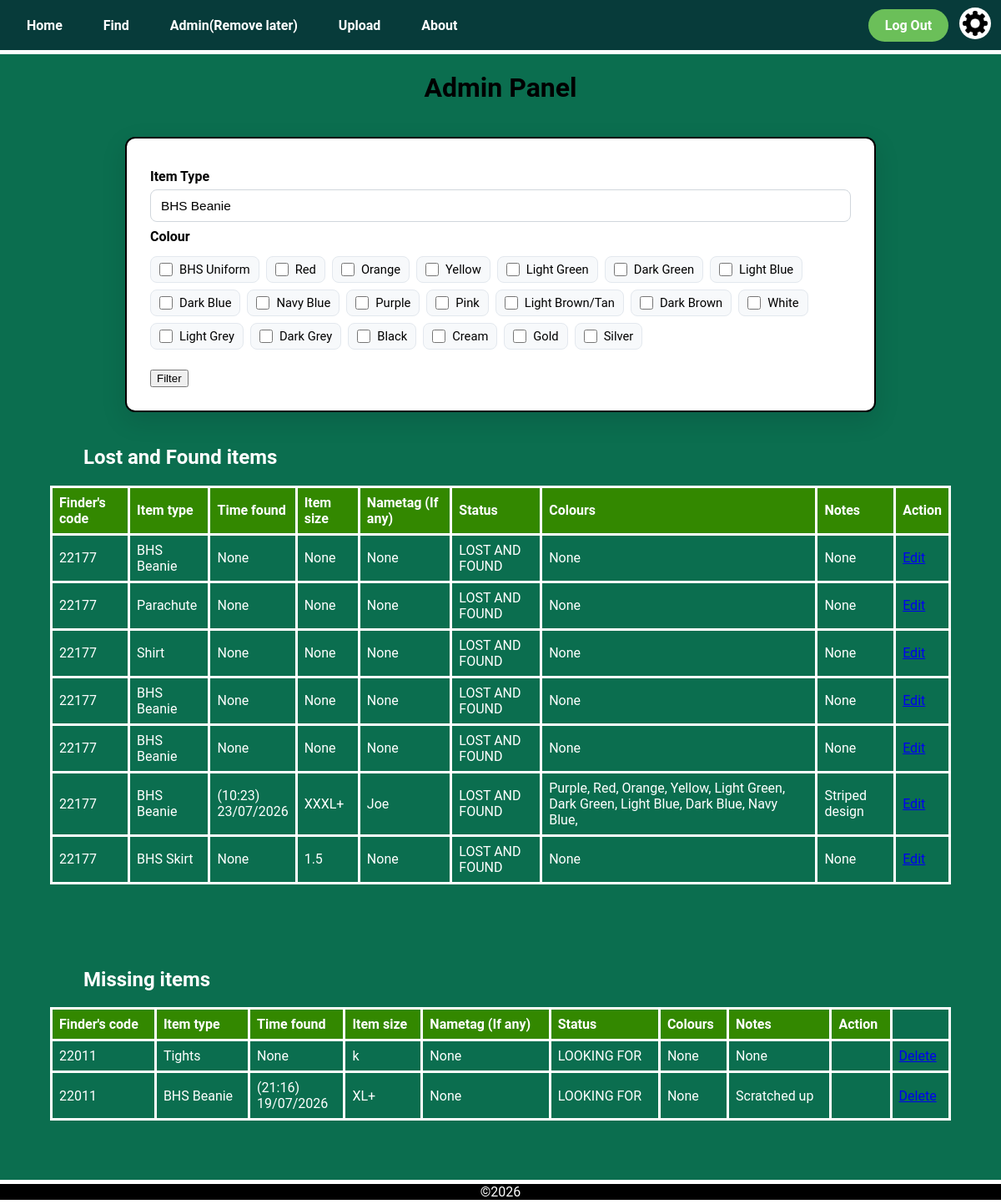
The page /admin (signed in) on the database its author committed.
### app.py (models this page shows)
class LostItem(db.Model):
    __tablename__ = 'lost_item'
    item_id = db.Column(db.Integer, primary_key=True)
    finder_id = db.Column(db.Integer, db.ForeignKey('user.user_id'))
    item_type = db.Column(db.String(50))
    time_found = db.Column(db.String(50))
    size = db.Column(db.String(50))
    nametag = db.Column(db.String(50))
    status = db.Column(db.String(50))
    notes = db.Column(db.String(50))
    colours = db.relationship('Colour', secondary='lostitem_colour', backref='lost_items')

class Colour(db.Model):
    __tablename__ = 'colour'
    colour_id = db.Column(db.Integer, primary_key=True)
    name = db.Column(db.String(50))

### app.py (the view)
@app.route('/admin', methods=['POST', 'GET'])
@login_required
def admin():
    if session['clearance'] > 1:   # Clearance check, Admins only
        return render_template('error.html',
                               title='Access Forbidon',
                               error_title='Forbiddon',
                               error_message='You do not have permission to access this page')
    lost_and_found_items = LostItem.query.filter_by(status='LOST AND FOUND').all()
    missing_items = LostItem.query.filter_by(status='LOOKING FOR').all()
    for item in lost_and_found_items + missing_items:
        item.colour_names = [colour.name for colour in item.colours]
    return render_template('admin.html', title='Admin',
                           lost_and_found_items=lost_and_found_items,
                           missing_items=missing_items)

### app.py (called while the page is built)
@login_manager.user_loader
def load_user(user_id):
    return User.query.get(int(user_id))

@app.context_processor
def inject_variables():
    return dict(show_footer=True,
                logged_in = current_user.is_authenticated)

### templates/admin.html (shortened to what this page needs)
{% extends "layout.html" %}
{% block content %}
<h1 class="title">
    Admin Panel
</h1>
<form method="post" action="/admin">
    <div class="upload_form">
        <h2 class="upload_form_subtitle">Item Type</h2>
        <select name="item_type" class="upload_type_dropdown">
            <option value="BHS Beanie">BHS Beanie</option>
        </select>
        <h2 class="upload_form_subtitle">Colour</h2>
        <fieldset class='upload_colour_selection'>
            <label>
                <input type="checkbox" name="colours[]" value="BHS Uniform"> BHS Uniform
            </label>
            <label>
                <input type="checkbox" name="colours[]" value="Red"> Red
            </label>
            <label>
                <input type="checkbox" name="colours[]" value="Orange"> Orange
            </label>
            <label>
                <input type="checkbox" name="colours[]" value="Yellow"> Yellow
            </label>
            <label>
                <input type="checkbox" name="colours[]" value="Light Green"> Light Green
            </label>
            <label>
                <input type="checkbox" name="colours[]" value="Dark Green"> Dark Green
            </label>
            <label>
                <input type="checkbox" name="colours[]" value="Light Blue"> Light Blue
            </label>
            <label>
                <input type="checkbox" name="colours[]" value="Dark Blue"> Dark Blue
            </label>
            <label>
                <input type="checkbox" name="colours[]" value="Navy Blue"> Navy Blue
            </label>
            <label>
                <input type="checkbox" name="colours[]" value="Purple"> Purple
            </label>
            <label>
                <input type="checkbox" name="colours[]" value="Pink"> Pink
            </label>
            <label>
                <input type="checkbox" name="colours[]" value="Light Brown/Tan"> Light Brown/Tan
            </label>
            <label>
                <input type="checkbox" name="colours[]" value="Dark Brown"> Dark Brown
            </label>
            <label>
                <input type="checkbox" name="colours[]" value="White"> White
            </label>
            <label>
                <input type="checkbox" name="colours[]" value="Light Grey"> Light Grey
            </label>
            <label>
                <input type="checkbox" name="colours[]" value="Dark Grey"> Dark Grey
            </label>
            <label>
                <input type="checkbox" name="colours[]" value="Black"> Black
            </label>
            <label>
                <input type="checkbox" name="colours[]" value="Cream"> Cream
            </label>
            <label>
                <input type="checkbox" name="colours[]" value="Gold"> Gold
            </label>
            <label>
                <input type="checkbox" name="colours[]" value="Silver"> Silver
            </label>
        </fieldset>
        <input class='upload_submit_button' type="submit" value="Filter">
    </div>
</form>
<table class="item_info_table">
  <h2 class="sub_heading">Lost and Found items</h2>
    <tr>
      <th class="item_info_header">Finder's code</th>
      <th class="item_info_header">Item type</th>
      <th class="item_info_header">Time found</th>
      <th class="item_info_header">Item size</th>
      <th class="item_info_header">Nametag (If any)</th>
      <th class="item_info_header">Status</th>
      <th class="item_info_header">Colours</th>
      <th class="item_info_header">Notes</th>
      <th class="item_info_header">Action</th>
    </tr>
    {% for item in lost_and_found_items %}
    <tr class="item_info_row">
      <td>{{item.finder_id}}</td>
      <td>{{item.item_type}}</td>
      <td>
        {% if item.time_found is not none %}
          ({{ item.time_found[11:16] }})<br>{{ item.time_found[8:10] }}/{{ item.time_found[5:7] }}/{{ item.time_found[0:4] }}
        {% else %}
          {{item.time_found}}
        {% endif %}
      </td>
      <td>{{item.size}}</td>
      <td>{{item.nametag}}</td>
      <td>{{item.status}}</td>
            <td>
        {% if item.colour_names %}
            {% for colour in item.colour_names %}
              {{ colour }},
            {% endfor %}
        {% else %}
          None
        {% endif %}
      </td>
      <td>{{item.notes}}</td>
      <td class="edit_item_button"><a href="/item/{{item.item_id}}">Edit</a></td>
    </tr>
    {% endfor %}
</table>
<table class="item_info_table">
    <h2 class="sub_heading">Missing items</h2>
    <tr>
      <th class="item_info_header">Finder's code</th>
      <th class="item_info_header">Item type</th>
      <th class="item_info_header">Time found</th>
      <th class="item_info_header">Item size</th>
      <th class="item_info_header">Nametag (If any)</th>
      <th class="item_info_header">Status</th>
      <th class="item_info_header">Colours</th>
      <th class="item_info_header">Notes</th>
      <th class="item_info_header">Action</th>
    </tr>
    {% for item in missing_items %}
    <tr class="item_info_row">
      <td>{{item.finder_id}}</td>
      <td>{{item.item_type}}</td>
      <td>
        {% if item.time_found is not none %}
          ({{ item.time_found[11:16] }})<br>{{ item.time_found[8:10] }}/{{ item.time_found[5:7] }}/{{ item.time_found[0:4] }}
        {% else %}
          {{item.time_found}}
        {% endif %}
      </td>
      <td>{{item.size}}</td>
      <td>{{item.nametag}}</td>
      <td>{{item.status}}</td>
      <td>
        {% if colour_names %}
            {% for colour in colour_names %}
              {{ colour }},
            {% endfor %}
        {% else %}
          None
        {% endif %}
      </td>
      <td>{{item.notes}}</td>
      <td class="edit_item_button">
        <td class="edit_item_button">
          <a href="/item/{{item.item_id}}/delete">Delete</a>
        </td>
      </td>
    </tr>
    {% endfor %}
</table>
{% endblock %}

### static/css/style.css (style rules this page uses)
body { background-color: var(--dark-emerald); font-family: "Roboto", sans-serif; margin: 0; padding: 0; color: black; }
.title { text-align: center; }
:root { --dark-teal: #073b3aff; --dark-emerald: #0b6e4fff; --medium-jungle: #08a045ff; --moss-green: #6bbf59ff; --soft-fawn: #ddb771ff; --transition-time: 0.4s; }
.sub_heading { text-align: left; color: white; margin-left: 100px; }
.item_info_table { border-collapse: collapse; width: 90%; margin: 0 auto 100px auto; text-align: left; color: #FFFFFF; border: 3px solid white; }
.item_info_table th { border: 3px solid white; text-align: left; padding: 8px; }
.item_info_table td { border: 3px solid white; text-align: left; padding: 8px; }
.item_info_header { background-color: #338800; }
.upload_form { background-color: #ffffff; max-width: 900px; margin: 2.5rem auto; padding: 1.75rem; border-radius: 12px; box-shadow: 0 10px 30px rgba(2,6,23,0.12); border: 2px solid black; color: black; box-sizing: border-box; }
.upload_form h2.upload_form_subtitle { margin: 0.5rem 0 0.35rem 0; font-size: 1rem; color: black; font-weight: 700; }
.upload_type_dropdown, .upload_datetime, .upload_text_box, .upload_form input[type="text"] { width: 100%; padding: 10px 12px; border-radius: 8px; border: 1px solid #d0d6dc; background-color: #ffffff; box-sizing: border-box; font-size: 0.96rem; }
.upload_type_dropdown { appearance: none; }
.upload_colour_selection { display: flex; flex-wrap: wrap; gap: 0.5rem; padding: 0.5rem 0; border: none; margin: 0 0 0.5rem 0; }
.upload_colour_selection label { display: inline-flex; align-items: center; gap: 0.5rem; padding: 6px 10px; border-radius: 8px; background: #f7f9fb; border: 1px solid #e3e8ee; cursor: pointer; font-size: 0.92rem; }
.upload_colour_selection input[type="checkbox"] { margin: 0; width: 16px; height: 16px; accent-color: var(--medium-jungle); }
.upload_submit_button { display: flex; justify-content: center; margin-top: 1rem; }

### rows shown on the page
LostItem: finder_id "22177", item_type "BHS Beanie", time_found "None", size "None", nametag "None", status "LOST AND FOUND", notes "None"
LostItem: finder_id "22177", item_type "Parachute", time_found "None", size "None", nametag "None", status "LOST AND FOUND", notes "None"
LostItem: finder_id "22177", item_type "Shirt", time_found "None", size "None", nametag "None", status "LOST AND FOUND", notes "None"
LostItem: finder_id "22177", item_type "BHS Beanie", time_found "None", size "None", nametag "None", status "LOST AND FOUND", notes "None"
LostItem: finder_id "22177", item_type "BHS Beanie", time_found "None", size "None", nametag "None", status "LOST AND FOUND", notes "None"
LostItem: finder_id "22177", item_type "BHS Beanie", time_found "10:23", time_found "23", time_found "07", time_found "2026", size "XXXL+", nametag "Joe", status "LOST AND FOUND", notes "Striped design"
Colour: name "Purple"
Colour: name "Red"
Colour: name "Orange"
Colour: name "Yellow"
Colour: name "Light Green"
Colour: name "Dark Green"
Colour: name "Light Blue"
Colour: name "Dark Blue"
Colour: name "Navy Blue"
LostItem: finder_id "22177", item_type "BHS Skirt", time_found "None", size "1.5", nametag "None", status "LOST AND FOUND", notes "None"
LostItem: finder_id "22011", item_type "Tights", time_found "None", size "k", nametag "None", status "LOOKING FOR", notes "None"
LostItem: finder_id "22011", item_type "BHS Beanie", time_found "21:16", time_found "19", time_found "07", time_found "2026", size "XL+", nametag "None", status "LOOKING FOR", notes "Scratched up"
